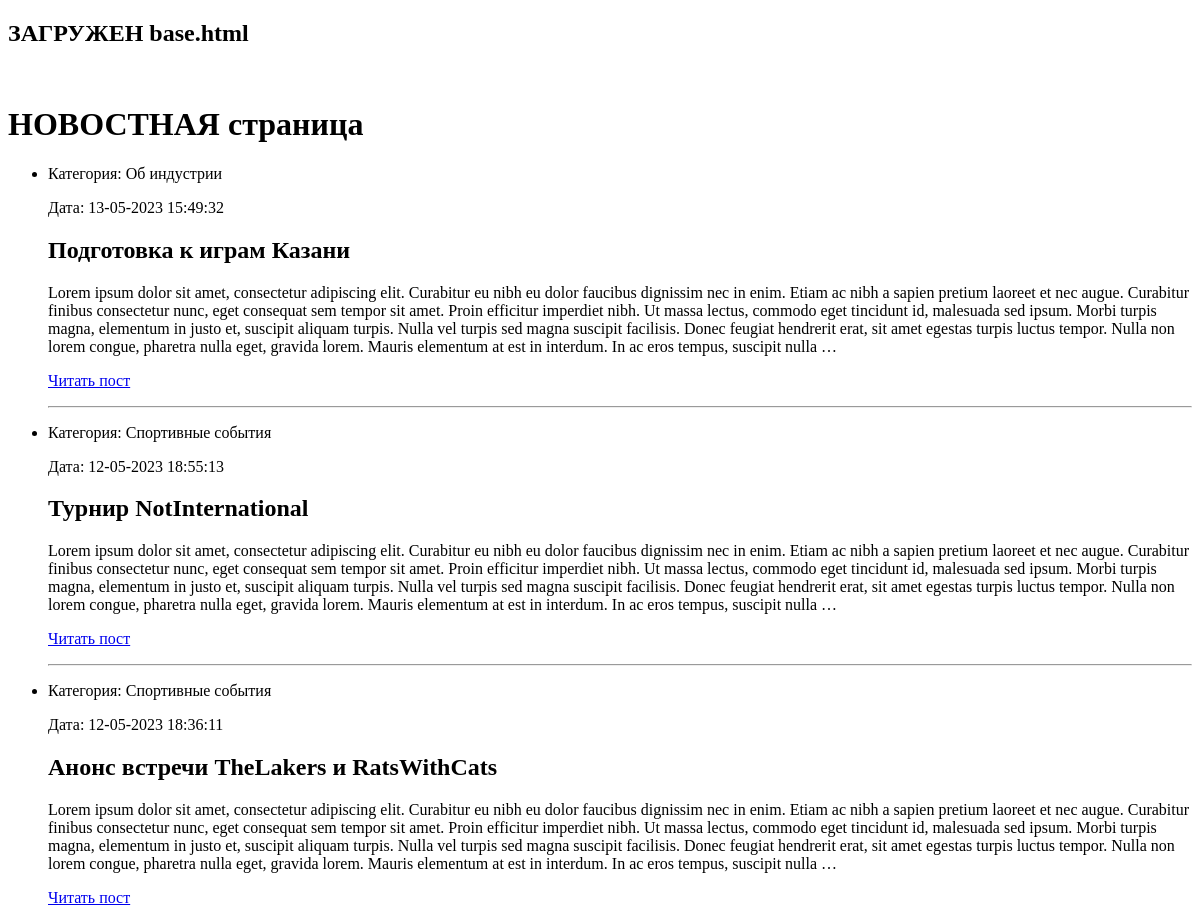
The page /news/ (upper part) on the database as committed earlier.
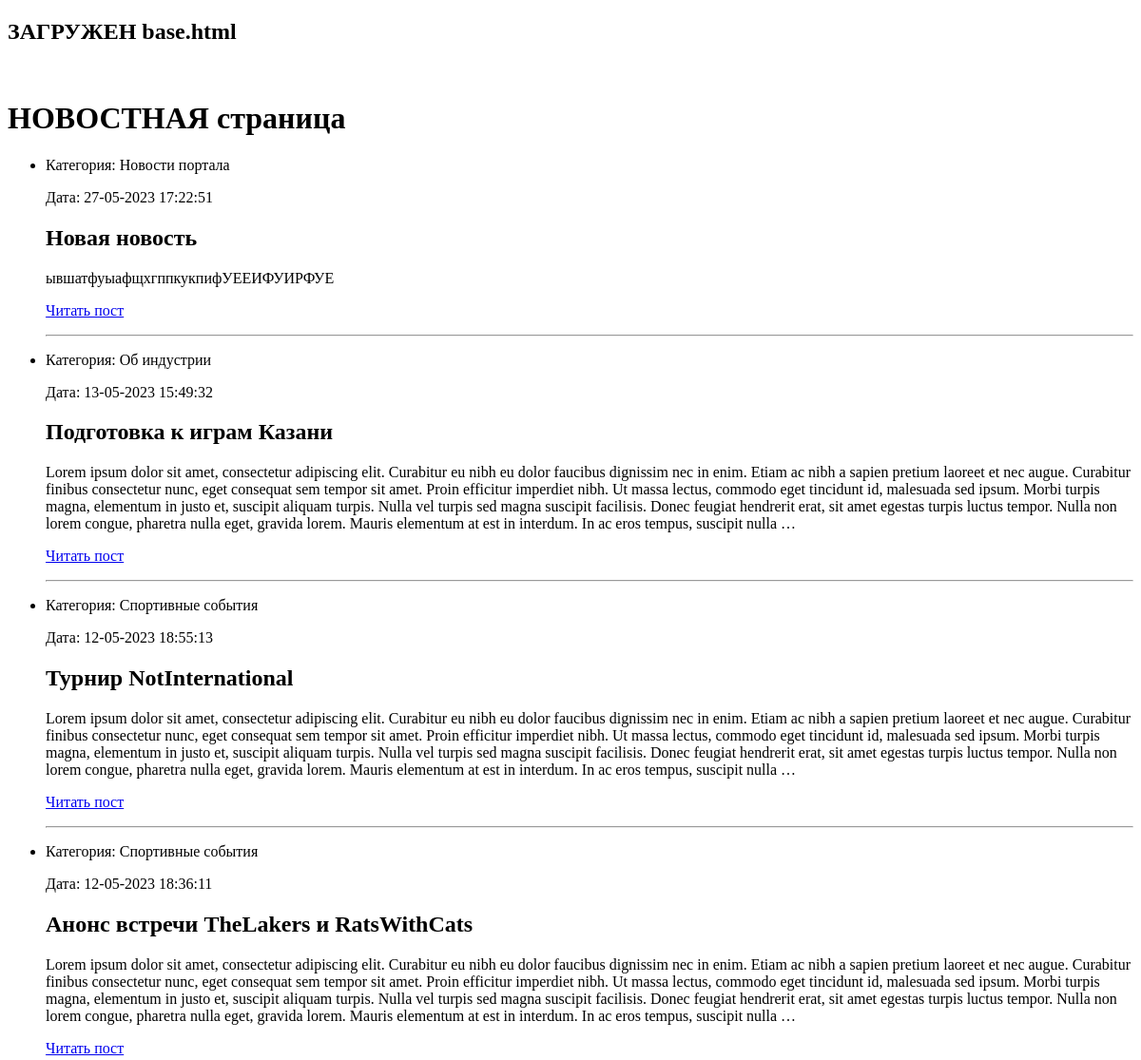
The same page on the database as committed later.
### newsblock/models.py (models this page shows, shortened)
class News(models.Model):
    title = models.CharField(max_length=60, verbose_name = 'Заголовок')
    slug = models.SlugField(max_length=255, unique=True, db_index=True, verbose_name='URL')
    news_categories_id = models.ForeignKey('News_Category', on_delete=models.PROTECT, null=True, verbose_name = 'Категория')
    time_created = models.DateTimeField(auto_now_add=True, verbose_name = 'Дата публикации')
    content = models.TextField(max_length=15000, verbose_name = 'Текст новости')
    image = models.ImageField(upload_to='photos', blank=True, verbose_name = 'Фотография')
    is_visible = models.BooleanField(default=True, verbose_name='Отображение')
    def get_absolute_url(self):
        return reverse('post', kwargs={'post_slug': self.slug})
    class Meta:
        verbose_name = 'Новость'
        verbose_name_plural = 'Новости'
        ordering = ['-time_created', 'title']

class News_Category(models.Model):
    name = models.CharField(max_length=25, verbose_name = 'Категория')
    discription = models.TextField(max_length=100, verbose_name='Описание категории')
    def __str__(self):
        return self.name
    class Meta:
        verbose_name = 'Категория новостей'
        verbose_name_plural = 'Категории новостей'
        ordering = ['name']

### newsblock/views.py (the view)
# urls.py: path('news/', news, name = 'newspage'),
def news(request):
    posts = News.objects.filter(is_visible="True")
    context = {
        'posts': posts,
        'title': 'Новости',
    }
    return render(request, 'newsblock/news.html', context=context);

### newsblock/templates/newsblock/news.html (shortened to what this page needs)
{% extends 'newsblock/base.html' %}
{% block content %}
<br>
<h1>НОВОСТНАЯ страница</h1>
<ul>
{% for p in posts %}
    <li>
        <div>
            <p>Категория: {{p.news_categories_id}}</p>
            <p>Дата: {{p.time_created|date:"d-m-Y H:i:s"}}</p>
        </div>
        <h2>{{p.title}}</h2>
        {{p.content|truncatewords:100}}
        <p ><a href="{{ p.get_absolute_url }}">Читать пост</a></p>
        <hr>
    </li>
{% endfor %}
</ul>
{% endblock %}

### newsblock/templates/newsblock/base.html (shortened to what this page needs)
<!DOCTYPE html>
<html lang="ru">
<head>
</head>
<body>
    <h2>ЗАГРУЖЕН base.html</h2>
    {% block content %}{% endblock %}
</body>
</html>

Rows that differ between the two databases and show on the page:
added News: news_categories_id "Новости портала", time_created "27-05-2023 17:22:51", title "Новая новость", content "ывшатфуыафщхгппкукпифУЕЕИФУИРФУЕ"
